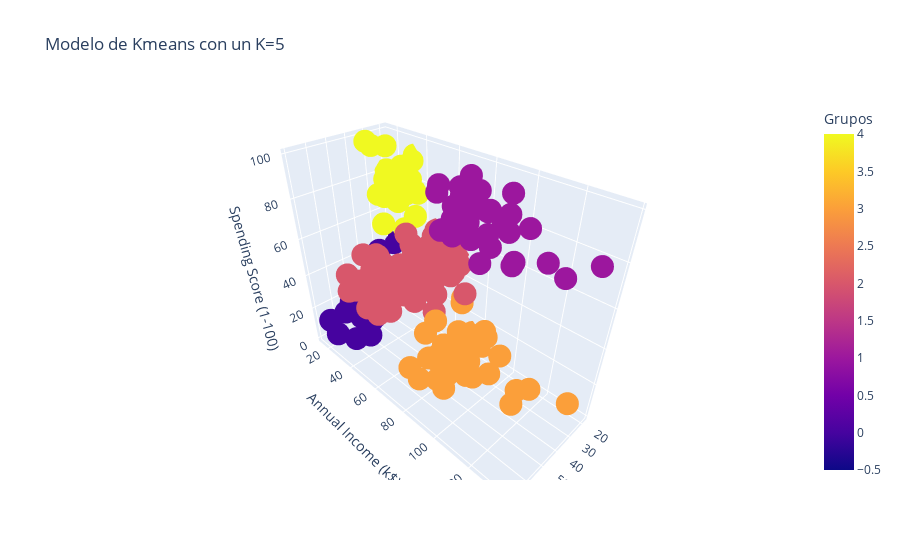

Notebook source saved alongside this figure:
### Code cell
fig3d = px.scatter_3d(Datos, x='Age', y='Annual Income (k$)', z='Spending Score (1-100)', color='Grupos', 
                      symbol='Grupos', symbol_map={0: 'circle', 1: 'circle', 2: 'circle', 3: 'circle', 4: 'circle'},
                      title='Modelo de Kmeans con un K=5')
                     
fig3d.update_layout(showlegend=False)
fig3d.show()

### Figure 1 — Plotly figure (JSON) as saved in the notebook; plotly's stock layout.template omitted (floating-point values rounded to 4 significant figures)
{"data": [{"hovertemplate": "Grupos=%{marker.color}<br>Age=%{x}<br>Annual Income (k$)=%{y}<br>Spending Score (1-100)=%{z}<extra></extra>", "legendgroup": "0", "marker": {"color": [0, 0, 0, 0, 0, 0, 0, 0, 0, 0, 0, 0, 0, 0, 0, 0, 0, 0, 0, 0, 0, 0, 0], "coloraxis": "coloraxis", "symbol": "circle"}, "mode": "markers", "name": "0", "scene": "scene", "showlegend": true, "type": "scatter3d", "x": [19, 20, 31, 35, 64, 67, 58, 37, 35, 52, 35, 46, 54, 45, 40, 60, 53, 49, 42, 36, 65, 48, 49], "y": [15, 16, 17, 18, 19, 19, 20, 20, 21, 23, 24, 25, 28, 28, 29, 30, 33, 33, 34, 37, 38, 39, 39], "z": [39, 6, 40, 6, 3, 14, 15, 13, 35, 29, 35, 5, 14, 32, 31, 4, 4, 14, 17, 26, 35, 36, 28]}, {"hovertemplate": "Grupos=%{marker.color}<br>Age=%{x}<br>Annual Income (k$)=%{y}<br>Spending Score (1-100)=%{z}<extra></extra>", "legendgroup": "4", "marker": {"color": [4, 4, 4, 4, 4, 4, 4, 4, 4, 4, 4, 4, 4, 4, 4, 4, 4, 4, 4, 4, 4, 4, 4], "coloraxis": "coloraxis", "symbol": "circle"}, "mode": "markers", "name": "4", "scene": "scene", "showlegend": true, "type": "scatter3d", "x": [21, 23, 22, 23, 30, 35, 24, 22, 20, 35, 25, 31, 29, 35, 23, 21, 18, 21, 30, 20, 24, 31, 24], "y": [15, 16, 17, 18, 19, 19, 20, 20, 21, 23, 24, 25, 28, 28, 29, 30, 33, 33, 34, 37, 38, 39, 39], "z": [81, 77, 76, 94, 72, 99, 77, 79, 66, 98, 73, 73, 82, 61, 87, 73, 92, 81, 73, 75, 92, 61, 65]}, {"hovertemplate": "Grupos=%{marker.color}<br>Age=%{x}<br>Annual Income (k$)=%{y}<br>Spending Score (1-100)=%{z}<extra></extra>", "legendgroup": "2", "marker": {"color": [2, 2, 2, 2, 2, 2, 2, 2, 2, 2, 2, 2, 2, 2, 2, 2, 2, 2, 2, 2, 2, 2, 2, 2, 2, 2, 2, 2, 2, 2, 2, 2, 2, 2, 2, 2, 2, 2, 2, 2, 2, 2, 2, 2, 2, 2, 2, 2, 2, 2, 2, 2, 2, 2, 2, 2, 2, 2, 2, 2, 2, 2, 2, 2, 2, 2, 2, 2, 2, 2, 2, 2, 2, 2, 2, 2, 2, 2, 2], "coloraxis": "coloraxis", "symbol": "circle"}, "mode": "markers", "name": "2", "scene": "scene", "showlegend": true, "type": "scatter3d", "x": [50, 27, 29, 31, 49, 33, 31, 59, 50, 47, 51, 69, 27, 53, 70, 19, 67, 54, 63, 18, 43, 68, 19, 32, 70, 47, 60, 60, 59, 26, 45, 40, 23, 49, 57, 38, 67, 46, 21, 48, 55, 22, 34, 50, 68, 18, 48, 40, 32, 24, 47, 27, 48, 20, 23, 49, 67, 26, 49, 21, 66, 54, 68, 66, 65, 19, 38, 19, 18, 19, 63, 49, 51, 50, 27, 38, 40, 43, 28], "y": [40, 40, 40, 40, 42, 42, 43, 43, 43, 43, 44, 44, 46, 46, 46, 46, 47, 47, 48, 48, 48, 48, 48, 48, 49, 49, 50, 50, 54, 54, 54, 54, 54, 54, 54, 54, 54, 54, 54, 54, 57, 57, 58, 58, 59, 59, 60, 60, 60, 60, 60, 60, 61, 61, 62, 62, 62, 62, 62, 62, 63, 63, 63, 63, 63, 63, 64, 64, 65, 65, 65, 65, 67, 67, 67, 67, 69, 71, 76], "z": [55, 47, 42, 42, 52, 60, 54, 60, 45, 41, 50, 46, 51, 46, 56, 55, 52, 59, 51, 59, 50, 48, 59, 47, 55, 42, 49, 56, 47, 54, 53, 48, 52, 42, 51, 55, 41, 44, 57, 46, 58, 55, 60, 46, 55, 41, 49, 40, 42, 52, 47, 50, 42, 49, 41, 48, 59, 55, 56, 42, 50, 46, 43, 48, 52, 54, 42, 46, 48, 50, 43, 59, 43, 57, 56, 40, 58, 35, 40]}, {"hovertemplate": "Grupos=%{marker.color}<br>Age=%{x}<br>Annual Income (k$)=%{y}<br>Spending Score (1-100)=%{z}<extra></extra>", "legendgroup": "1", "marker": {"color": [1, 1, 1, 1, 1, 1, 1, 1, 1, 1, 1, 1, 1, 1, 1, 1, 1, 1, 1, 1, 1, 1, 1, 1, 1, 1, 1, 1, 1, 1, 1, 1, 1, 1, 1, 1, 1, 1, 1], "coloraxis": "coloraxis", "symbol": "circle"}, "mode": "markers", "name": "1", "scene": "scene", "showlegend": true, "type": "scatter3d", "x": [39, 31, 40, 38, 39, 31, 29, 32, 35, 32, 32, 28, 32, 34, 39, 38, 27, 30, 30, 29, 31, 36, 33, 32, 28, 36, 30, 27, 35, 32, 29, 30, 28, 36, 32, 38, 35, 32, 30], "y": [69, 70, 71, 71, 71, 72, 73, 73, 74, 75, 76, 77, 77, 78, 78, 78, 78, 78, 78, 79, 81, 85, 86, 87, 87, 87, 88, 88, 93, 97, 98, 99, 101, 103, 103, 113, 120, 126, 137], "z": [91, 77, 95, 75, 75, 71, 88, 73, 72, 93, 87, 97, 74, 90, 88, 76, 89, 78, 73, 83, 93, 75, 95, 63, 75, 92, 86, 69, 90, 86, 88, 97, 68, 85, 69, 91, 79, 74, 83]}, {"hovertemplate": "Grupos=%{marker.color}<br>Age=%{x}<br>Annual Income (k$)=%{y}<br>Spending Score (1-100)=%{z}<extra></extra>", "legendgroup": "3", "marker": {"color": [3, 3, 3, 3, 3, 3, 3, 3, 3, 3, 3, 3, 3, 3, 3, 3, 3, 3, 3, 3, 3, 3, 3, 3, 3, 3, 3, 3, 3, 3, 3, 3, 3, 3, 3, 3], "coloraxis": "coloraxis", "symbol": "circle"}, "mode": "markers", "name": "3", "scene": "scene", "showlegend": true, "type": "scatter3d", "x": [23, 59, 47, 25, 20, 44, 19, 57, 25, 48, 34, 43, 44, 47, 37, 34, 56, 19, 50, 42, 36, 40, 36, 52, 58, 59, 37, 46, 41, 54, 41, 34, 33, 47, 45, 32], "y": [70, 71, 71, 72, 73, 73, 74, 75, 77, 77, 78, 78, 78, 78, 78, 78, 79, 81, 85, 86, 87, 87, 87, 88, 88, 93, 97, 98, 99, 101, 103, 103, 113, 120, 126, 137], "z": [29, 11, 9, 34, 5, 7, 10, 5, 12, 36, 22, 17, 20, 16, 1, 1, 35, 5, 26, 20, 27, 13, 10, 13, 15, 14, 32, 15, 39, 24, 17, 23, 8, 16, 28, 18]}], "layout": {"autosize": true, "coloraxis": {"colorbar": {"title": {"text": "Grupos"}}, "colorscale": [[0, "#0d0887"], [0.1111, "#46039f"], [0.2222, "#7201a8"], [0.3333, "#9c179e"], [0.4444, "#bd3786"], [0.5556, "#d8576b"], [0.6667, "#ed7953"], [0.7778, "#fb9f3a"], [0.8889, "#fdca26"], [1, "#f0f921"]]}, "legend": {"title": {"text": "Grupos"}, "tracegroupgap": 0}, "scene": {"aspectmode": "auto", "aspectratio": {"x": 0.6093, "y": 1.429, "z": 1.148}, "domain": {"x": [0, 1], "y": [0, 1]}, "xaxis": {"title": {"text": "Age"}, "type": "linear"}, "yaxis": {"title": {"text": "Annual Income (k$)"}, "type": "linear"}, "zaxis": {"title": {"text": "Spending Score (1-100)"}, "type": "linear"}}, "showlegend": false, "title": {"text": "Modelo de Kmeans con un K=5"}}}
